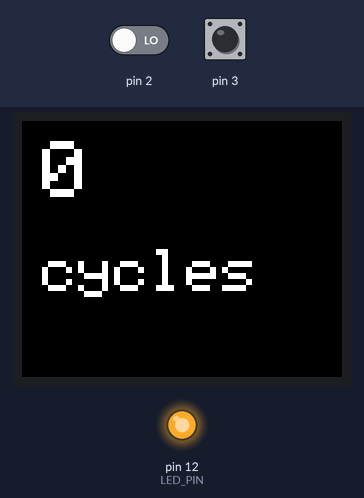
A sketch run on a simulated Arduino Uno, built with avr-gcc and run on an emulated ATmega328P. Parts: 160×128 colour display, output pins drawn as LEDs (lit = HIGH). The test bench sets the inputs (shaded band); at power-on: pin 3 LOW, pin 2 LOW.

Above: at 1.2 s.
1.3 s: pin 3 driven HIGH
At 2.5 s:
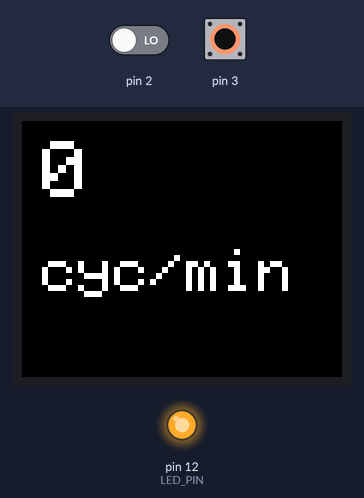
4.3 s: pin 2 driven HIGH
At 5.8 s:
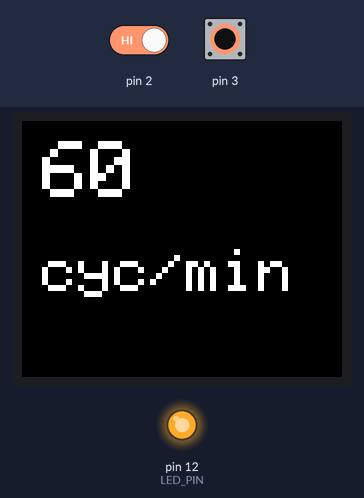
7.3 s: pin 3 pulsed LOW 5 times (0.12 s each, 0.3 s apart)
At 8.6 s:
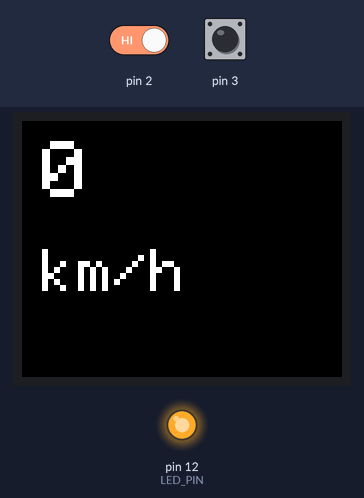
11.8 s: pin 3 pulsed LOW 5 times (0.12 s each, 0.3 s apart)
At 13.8 s:
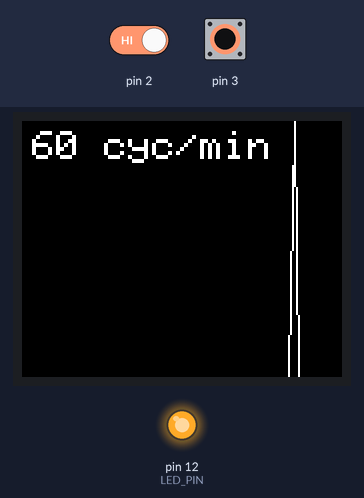
Timing chart, 0 to 15.3 s (numbered marks = the images above; inputs shaded):
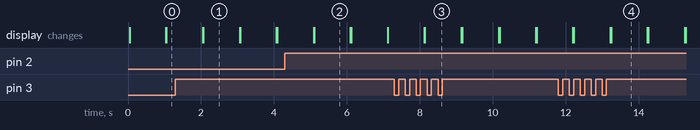

The sketch:

Speedometr_freertos.ino
```cpp
#include <Arduino_FreeRTOS.h>
#include <semphr.h>

#include <TFT.h>                 // Подключаем библиотеку TFT
#include <SPI.h>                 // Подключаем библиотеку SPI

#define cs   10                  // Указываем пины cs
#define dc   9                   // Указываем пины dc (A0)
#define rst  8                   // Указываем пины reset

TFT tft = TFT(cs, dc, rst);


#define W 160
#define H 128

#define LED_PIN 12

#define CHAR_BUF_SIZE 32
char ch_buf[CHAR_BUF_SIZE];

#define CYCLES_MODE 0
#define TAHO_MODE 1
#define GRAPH_MODE 2
#define SPEED_MODE 3
#define SPEED_GRAPH_MODE 4
#define END_MODE 5

#define LED_PIN 12

#define ON_TIME 61

int mode = CYCLES_MODE;

bool updateLastEvent = false;
int lastEventTime = 0;
int currentSecTime = 0;
unsigned long lastButtonPress = 0;

unsigned long cycles = 0;

#define CYCLE_TIME_WIDTH 61
int last_sec = 0;
int time_cycles[CYCLE_TIME_WIDTH]; //cycles per sec

void taskDisplay( void *pvParameters );
void taskButton( void *pvParameters );
void taskHall( void *pvParameters );
void taskSecond( void *pvParameters );

#include <avr/sleep.h>

SemaphoreHandle_t buttonSemaphore;
SemaphoreHandle_t hallSemaphore;
void setup() {
  // put your setup code here, to run once:

  pinMode(LED_PIN, OUTPUT);
  digitalWrite(LED_PIN, HIGH);

  tft.begin();
  tft.background(255, 0, 0); // Очистим экран дисплея

  xTaskCreate(taskDisplay,
    "Display",
    128,
    NULL,
    0,
    NULL);

  xTaskCreate(taskButton,
    "Button event",
    128,
    NULL,
    1,
    NULL);

  xTaskCreate(taskHall,
    "Hell event",
    128,
    NULL,
    3,
    NULL);

  xTaskCreate(taskSecond,
    "Second update",
    128,
    NULL,
    2,
    NULL);

  buttonSemaphore = xSemaphoreCreateBinary();
  pinMode(3, INPUT);
  attachInterrupt(digitalPinToInterrupt(3), interruptButton, RISING);


  hallSemaphore = xSemaphoreCreateBinary();
  pinMode(2, INPUT);
  attachInterrupt(digitalPinToInterrupt(2), interruptHall, RISING);
}

void interruptButton() {
  xSemaphoreGiveFromISR(buttonSemaphore, NULL);
}

void interruptHall() {
  xSemaphoreGiveFromISR(hallSemaphore, NULL);
}

void loop() {}

int index = 0;

void taskButton( void *pvParameters ) {
  (void) pvParameters;

  for(;;) {
    if(xSemaphoreTake(buttonSemaphore, portMAX_DELAY) == pdPASS) {
      if(millis() > lastButtonPress + 500) {
        if(currentSecTime < lastEventTime + ON_TIME) {
          mode++;
          if(mode >= END_MODE)
            mode = 0;
        }
        digitalWrite(LED_PIN, HIGH);
        lastButtonPress = millis();
        updateLastEvent = true;
      }
    }
  }

}


void taskHall( void *pvParameters ) {
  (void) pvParameters;
  for(;;) {
    if(xSemaphoreTake(hallSemaphore, portMAX_DELAY) == pdPASS) {
      cycles++;
      time_cycles[CYCLE_TIME_WIDTH - 1]++;
      updateLastEvent = true;
    }
  }
}

void taskDisplay( void *pvParameters ) {
  (void) pvParameters;

  for(;;) {
    switch(mode) {
      case CYCLES_MODE:
        drawCycles();
        break;
      case TAHO_MODE:
        drawCyclesPerMin();
        break;
      case GRAPH_MODE:
        drawMinGraph();
        break;
      case SPEED_MODE:
        drawSpeed();
        break;
      case SPEED_GRAPH_MODE:
        drawSpeedGraph();
        break;
    }
    vTaskDelay(1000 / portTICK_PERIOD_MS);
  }
}

void taskSecond( void *pvParameters ) {
  (void) pvParameters;
  for(;;) {
    currentSecTime++;
    if(updateLastEvent) {
      updateLastEvent = false;
      lastEventTime = currentSecTime;
    }

    for(int i = 1; i < CYCLE_TIME_WIDTH;i++)
      time_cycles[i - 1] = time_cycles[i];
    time_cycles[CYCLE_TIME_WIDTH - 1] = 0;

    if(currentSecTime > lastEventTime + ON_TIME) {
      digitalWrite(LED_PIN, LOW);
      set_sleep_mode(SLEEP_MODE_PWR_DOWN);
      noInterrupts ();
      sleep_enable();
      interrupts ();
      sleep_cpu();
    } else {
      digitalWrite(LED_PIN, HIGH);
    }

    vTaskDelay(1000 / portTICK_PERIOD_MS);
  }

}

void addTo(char *dst, char *src, int max_dst) {
  int start_index = 0;
  while(dst[start_index] != 0 && start_index < max_dst)
    start_index++;

  if(start_index >= max_dst)
    return;

  int i = 0;
  while(src[i] != 0) {
    dst[start_index + i] = src[i];
    i++;
  }

  if(i < max_dst) {
    dst[start_index + i] = 0;
  }

}

void drawCycles() {
    tft.background(0, 0, 0);
    tft.stroke(255,255,255);
    ltoa(cycles, ch_buf, 10);
    tft.setTextSize(4);
    tft.text(ch_buf, 10, 10);
    tft.setTextSize(3);
    tft.text("cycles", 10, 64);

}

void drawCyclesPerSec() {
    tft.background(0, 0, 0);
    tft.stroke(255,255,255);
    ltoa(time_cycles[CYCLE_TIME_WIDTH - 2], ch_buf, 10);
    tft.setTextSize(4);
    tft.text(ch_buf, 10, 10);
    tft.setTextSize(3);
    tft.text("cyc/sec", 10, 64);
}

void drawCyclesPerMin() {
    tft.background(0, 0, 0);
    tft.stroke(255,255,255);
    ltoa(time_cycles[CYCLE_TIME_WIDTH - 2] * 60, ch_buf, 10);
    tft.setTextSize(4);
    tft.text(ch_buf, 10, 10);
    tft.setTextSize(3);
    tft.text("cyc/min", 10, 64);
}

void drawSpeed() {
    tft.background(0, 0, 0);
    tft.stroke(255,255,255);
    ltoa(time_cycles[CYCLE_TIME_WIDTH - 2] * 60.f * 60.f / 1000.f, ch_buf, 10);
    tft.setTextSize(4);
    tft.text(ch_buf, 10, 10);
    tft.setTextSize(3);
    tft.text("km/h", 10, 64);
}

void drawSpeedGraph() {
    int max_val = 0;
    for(int i = 0; i < CYCLE_TIME_WIDTH - 1;i++)
      max_val = max(max_val, time_cycles[i]);

    tft.background(0, 0, 0);
    tft.stroke(255,255,255);
    for(int i = 1; i < CYCLE_TIME_WIDTH - 1;i++) {
      tft.line((i - 1) * W / (CYCLE_TIME_WIDTH - 1),H - time_cycles[i - 1] * H / max_val, i * W / (CYCLE_TIME_WIDTH - 1),H - time_cycles[i] * H / max_val);
    }

    ltoa(max_val * 60.f * 60.f / 1000, ch_buf, 10);
    addTo(ch_buf, " km/h", CHAR_BUF_SIZE);
    tft.setTextSize(2);
    tft.text(ch_buf, 5,5);
}

void drawMinGraph() {
    int max_val = 0;
    for(int i = 0; i < CYCLE_TIME_WIDTH - 1;i++)
      max_val = max(max_val, time_cycles[i]);

    tft.background(0, 0, 0);
    tft.stroke(255,255,255);
    for(int i = 1; i < CYCLE_TIME_WIDTH - 1;i++) {
      tft.line((i - 1) * W / (CYCLE_TIME_WIDTH - 1),H - time_cycles[i - 1] * H / max_val, i * W / (CYCLE_TIME_WIDTH - 1),H - time_cycles[i] * H / max_val);
    }

    ltoa(max_val * 60, ch_buf, 10);
    addTo(ch_buf, " cyc/min", CHAR_BUF_SIZE);
    tft.setTextSize(2);
    tft.text(ch_buf, 5,5);
}
```

Measured:
- after the input at 1.3 s, the display: first differs from a run without the input after 0.77 s (image 1)
- after the input at 4.3 s, the display: first differs from a run without the input after 0.80 s (image 2)
- after the input at 7.3 s, the display: first differs from a run without the input after 0.84 s (image 3)
- after the input at 11.8 s, the display: first differs from a run without the input after 0.42 s (image 4 shows a later state)
- what the display in image 1 shows lasts 1.0 s, from 2.1 s to 3.1 s
